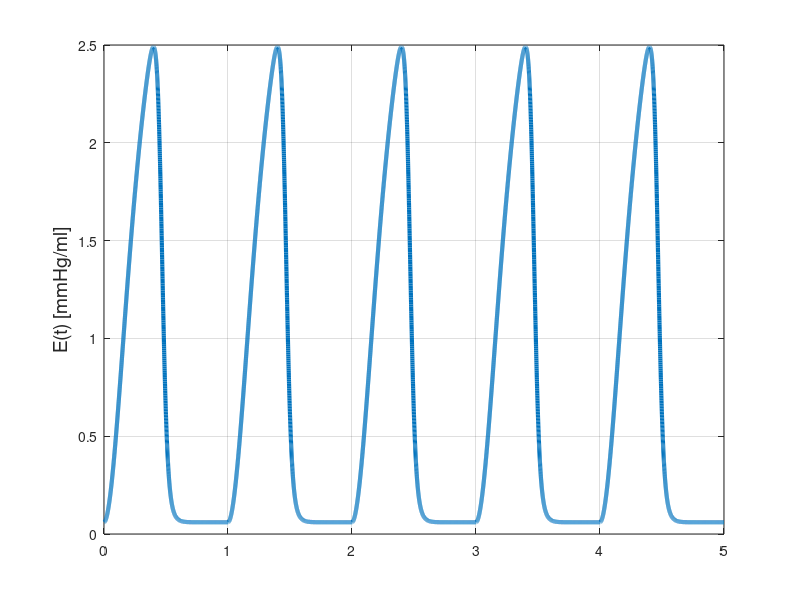

MATLAB code to generate this figure: (Note: this script raises an error after producing the figure.)
clear;
T0 = 2.5; 
nt = 2500; % number of timesteps in a period
tn = linspace(0,T0,nt);
En = 1.55*((tn/0.7).^1.9./(1+(tn/0.7).^1.9)) .* (1./(1+(tn/1.17).^21.9));

Emin = 0.06; % max elastance
Emax = 2.5; % min elastance
En = (Emax-Emin)*En + Emin;

En = [En,En,En,En,En];
tn = [tn,tn+T0+T0/nt,tn+2*T0,tn+3*T0,tn+4*T0];
t = tn/2.5;

% derivative
Ep = diff(En)/(tn(2)-tn(1));
EpE = Ep./En(1:end-1);

Ep_anal = (1449.81*tn.^0.9 - 4.69371165466148e-13*tn.^2.8 - 490.138*tn.^22.8 - 1056.93*tn.^24.7)./((0.507792 + tn.^1.9).^2.*(31.1365 + tn.^21.9).^2);
Ep_anal = (Emax-Emin)*Ep_anal;

figure;
plot(t,En,'linewidth',3);
ylabel('E(t) [mmHg/ml]','fontsize',14);
grid on; hold on;
yyaxis right
% plot(t(1:end-1),Ep,'linewidth',3);
% plot(tn(1:end-1),EpE,'linewidth',3);
% plot(tn(1:end-1),EpE,'linewidth',3);
% plot(t(1:end-1),EpE,'linewidth',3);
dEpE = diff(EpE)/(tn(2)-tn(1));
plot(t(2:end-1),dEpE,'linewidth',3);
% plot(tn,Ep_anal,'x');
% legend('E','Ep','Ep/E');
legend('E','(Ep/E)p');
% legend('Ep/E','(Ep/E)p');
xlim([0,1]);
xlabel('time [s]','fontsize',14);
ylabel('dE(t)/dt / E(t) [1/s]','fontsize',14);

% set(gca,'XScale','log','YScale','log');
